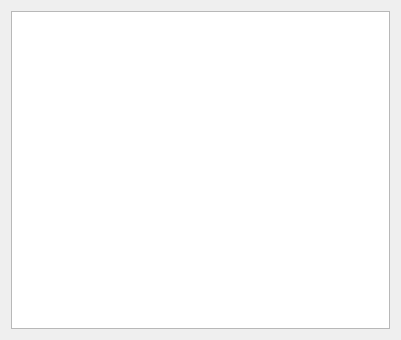
<?xml version="1.0" encoding="UTF-8"?>
<ui version="4.0">
 <class>Widget</class>
 <widget class="QWidget" name="Widget">
  <property name="geometry">
   <rect>
    <x>0</x>
    <y>0</y>
    <width>401</width>
    <height>340</height>
   </rect>
  </property>
  <property name="windowTitle">
   <string>Historial de acceso</string>
  </property>
  <layout class="QVBoxLayout" name="verticalLayout_2">
   <item>
    <widget class="QListWidget" name="listWidget"/>
   </item>
  </layout>
 </widget>
 <resources/>
 <connections/>
</ui>
